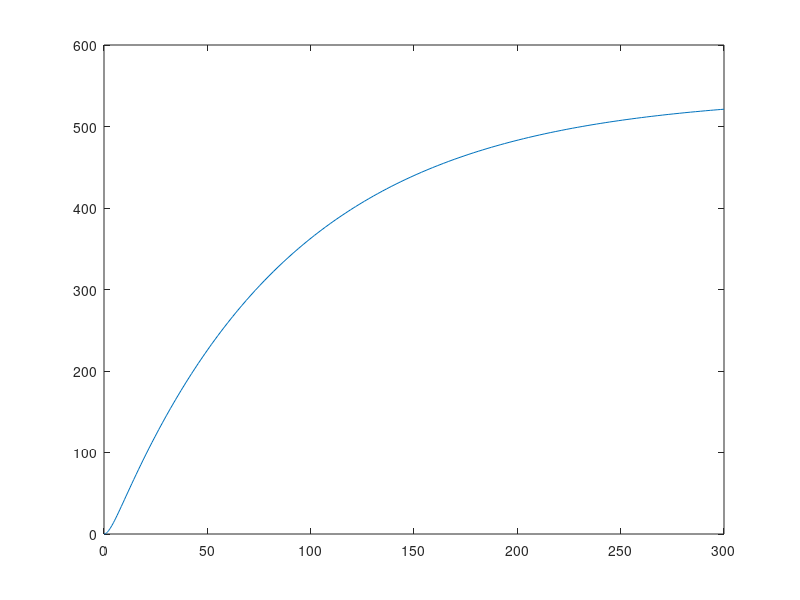

This figure's MATLAB source:
function f
% time is in minutes
tspan=[0 300]; 

xzero=[0;0];

% parameter values  (Time is in minutes)

a=0.1*60;
b=0.0058*60;
c=0.006*60;
d=0.000192*60;

[t,y]=ode45(@g,tspan,xzero);
figure
plot(t,y(:,2))


function y=g(t,x)
y=[a-b*x(1); c*x(1)-d*x(2)];
end


end


